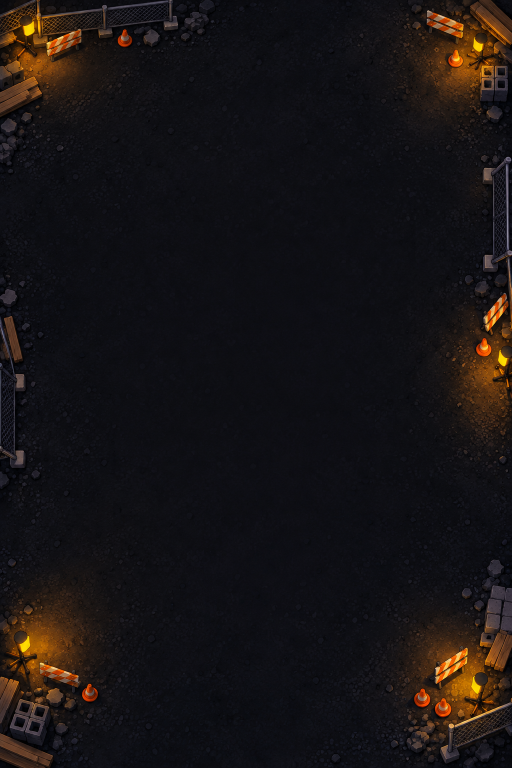
#> input picture design/ausfahrt-frei/af-hintergrund.png, 1024 x 1536 px (shown at 1/2 size)
$ python ausfahrt-assets.py
#> lines starting #> are read from the running program, lines starting #| are printed output that depends on the picture
# AUSFAHRT FREI: Bilder aus design/ausfahrt-frei/ (Originale von ChatGPT) ins Spiel übernehmen.
# Fahrzeuge werden auf ihren Inhalt zugeschnitten und mit transparentem Rand auf genau das Seitenverhältnis gebracht,
# in dem game.js sie zeichnet ((Länge - 0,1) : 0,86 Felder), damit nichts verzerrt wird.
# python3 tools/ausfahrt-assets.py
from pathlib import Path
from PIL import Image
ROOT = Path(__file__).resolve().parent.parent
SRC, OUT, BILDER = ROOT / 'design/ausfahrt-frei', ROOT / 'public/spiele/ausfahrt-frei/img', ROOT / 'public/bilder'
OUT.mkdir(parents=True, exist_ok=True)
FAHRZEUGE = {'af-mischer': 2, 'af-pritsche': 2, 'af-radlader': 2, 'af-stapler': 2, 'af-container': 3, 'af-tieflader': 3}

def fahrzeug(name, laenge, hoehe=128):
    im = Image.open(SRC / (name + '.png')).convert('RGBA')
    im = im.crop(im.getchannel('A').point(lambda a: 255 if a > 8 else 0).getbbox())
    if im.height > im.width: im = im.rotate(90, expand=True)   # senkrecht geliefert: liegend machen
    w = round(hoehe * (laenge - 0.1) / 0.86)
    s = min(w / im.width, hoehe / im.height)
    im = im.resize((round(im.width * s), round(im.height * s)), Image.LANCZOS)
    q = Image.new('RGBA', (w, hoehe), (0, 0, 0, 0)); q.paste(im, ((w - im.width) // 2, (hoehe - im.height) // 2), im)
    q.save(OUT / (name + '.webp'), 'WEBP', quality=88, method=6)

for n, l in FAHRZEUGE.items():
    if (SRC / (n + '.png')).exists(): fahrzeug(n, l)
if (SRC / 'af-hintergrund.png').exists():
    Image.open(SRC / 'af-hintergrund.png').convert('RGB').resize((768, 1152), Image.LANCZOS).save(OUT / 'af-hintergrund.webp', 'WEBP', quality=80, method=6)
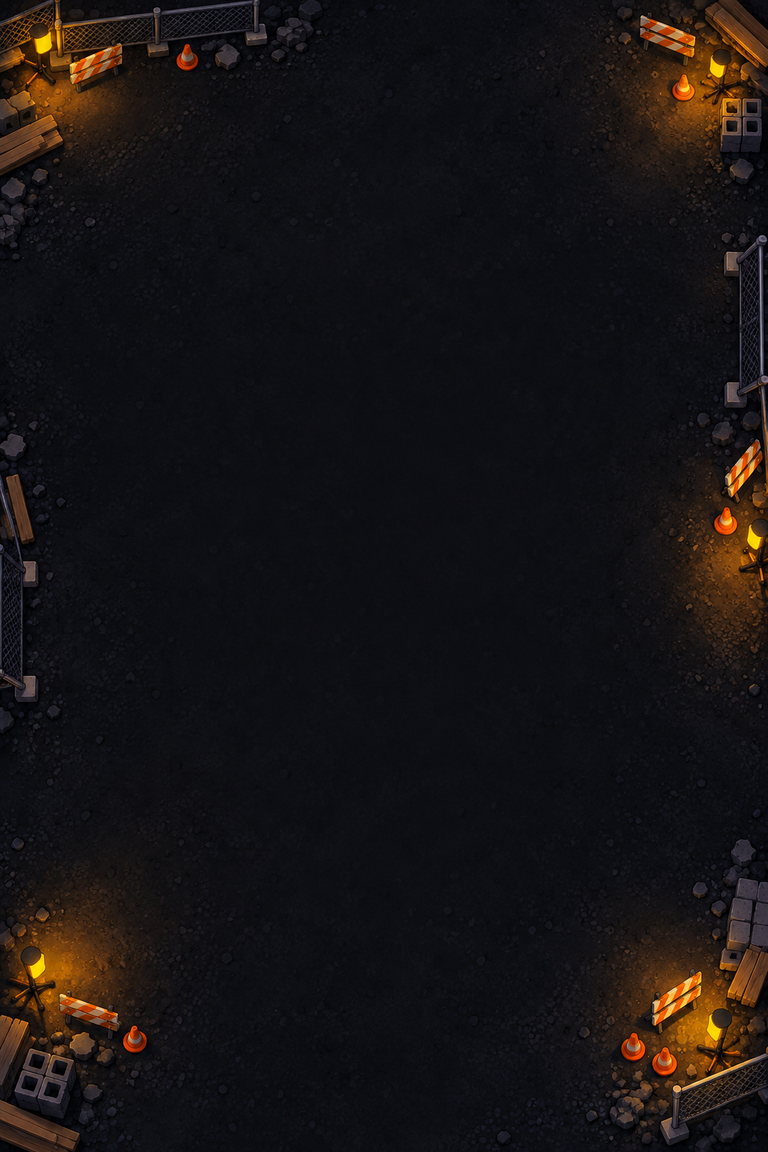
#> saved as af-hintergrund.webp: PIL image 768x1152 RGB; mean R, G, B 23.5, 19.5, 20.3
if (SRC / 'af-kachel.png').exists():
    Image.open(SRC / 'af-kachel.png').convert('RGB').resize((720, 720), Image.LANCZOS).save(BILDER / 'ausfahrt-frei.webp', 'WEBP', quality=84, method=6)
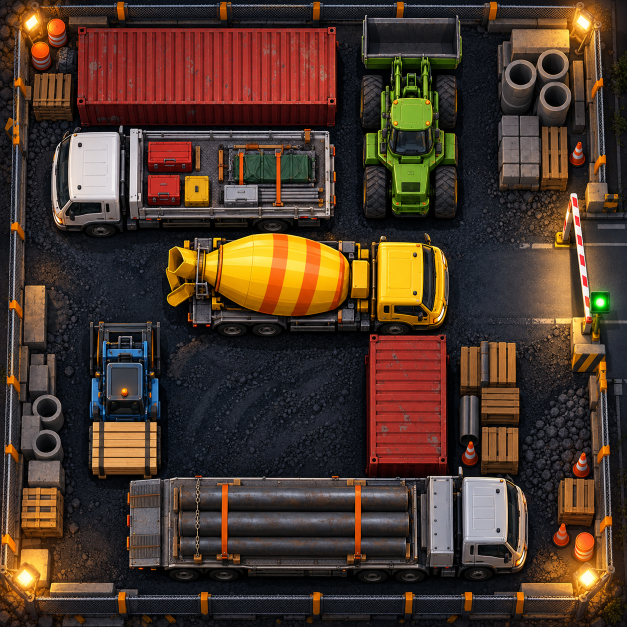
#> input picture design/ausfahrt-frei/af-kachel.png, 1254 x 1254 px (shown at 1/2 size)
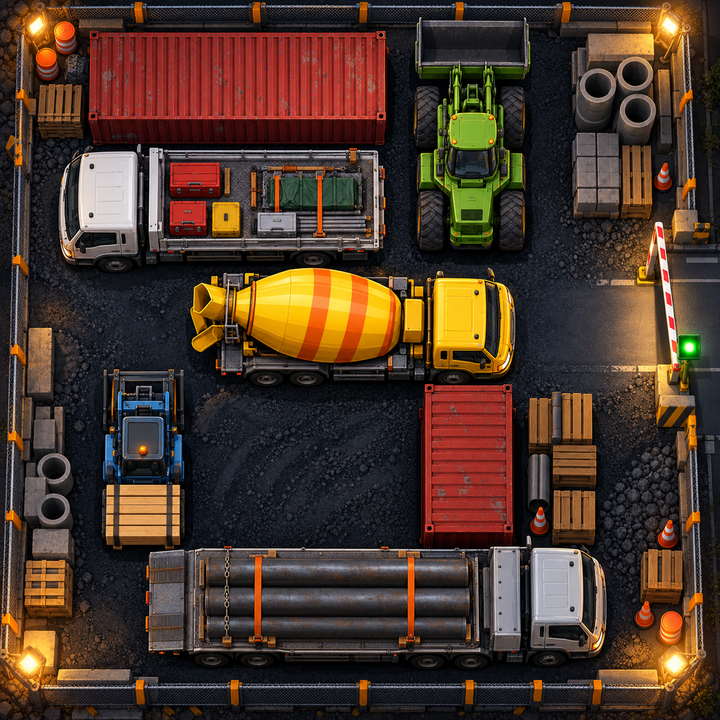
#> saved as ausfahrt-frei.webp: PIL image 720x720 RGB; mean R, G, B 75.3, 55.3, 42.8
print('Ausfahrt frei: Bilder umgewandelt nach', OUT)
